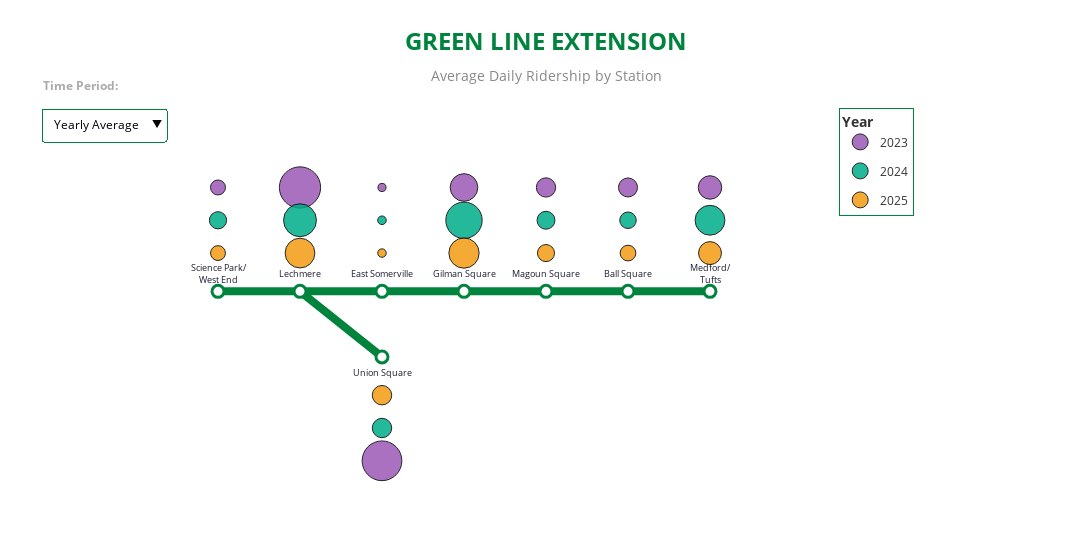

The notebook cell saved with this chart:
### Code cell
# Create and display the map
fig = create_metro_map(df)
fig.show()
